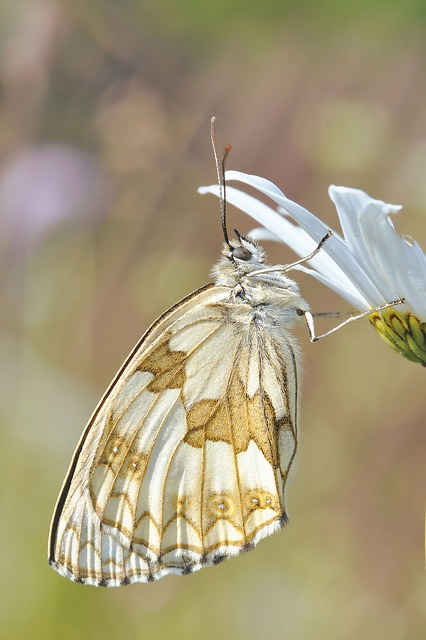
#> input picture images/Butterfly/e030b20928e90021d85a5854ee454296eb70e3c818b413449df6c87ca3ed_640.jpg, 426 x 640 px, found by its file name; its folder holds only this picture in this run
$ jupyter execute --allow-errors Untitled.ipynb   (shell and % lines are left out)
#> lines starting #> are read from the running program, lines starting #| are printed output that depends on the picture
[cell 1]
import numpy as np
import matplotlib.pyplot as plt
import matplotlib.image as mpimg
from PIL import Image, ImageOps, ImageEnhance
import tensorflow as tf
from tensorflow.keras.preprocessing.image import ImageDataGenerator
from tensorflow.keras import layers
import os

[cell 2]
image_class=os.listdir(r'images')

[cell 3]
b_imgpathlist=['images/butterfly/'+ file for file in os.listdir('images/'+image_class[0])]
c_imgpathlist=['images/cat/'+ file for file in os.listdir('images/'+image_class[1])]

[cell 4]
b_imglist=[Image.open(img_path) for img_path in b_imgpathlist]
#> b_imglist = 1 item
c_imglist=[Image.open(img_path) for img_path in c_imgpathlist]
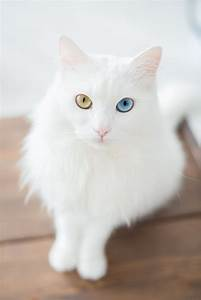
#> input picture images/Cat/43.jpeg, 201 x 300 px, found by its file name
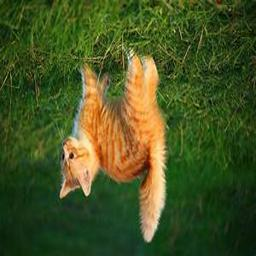
#> input picture images/Cat/augmented_image0.jpg, 256 x 256 px, found by its file name
#> c_imglist = 2 items

[cell 5]
b_reimglist=[image.resize((256,256)) for image in b_imglist]
#> b_reimglist = 1 item
c_reimglist=[image.resize((256,256)) for image in c_imglist]
#> c_reimglist = 2 items

[cell 6]
rows=3
columns=4

fig=plt.figure(figsize=(15, 15))
#> (the rest of this cell did not finish here and is left out)

[cell 7]
fig=plt.figure(figsize=(10, 10))
#> (the rest of this cell did not finish here and is left out)

[cell 8]
def flip_img(image):
    return ImageOps.flip(image)

[cell 9]
def mirror_img(image):
    return ImageOps.flip(image)

[cell 10]
def adjust_brightness(image, factor):
    enhancer=ImageEnhance.Brightness(image)
    img=enhancer.enhance(factor)
    return img

[cell 11]
def rotate_img(image, theta):
    return image.rotate(theta,Image.NEAREST)

[cell 12]
def zoom_image(image, ratio):
    (width,height)=image.size
    top=height/2-(height/ratio)/2
    bottom=height/2+(height/ratio)/2
    left=(width/2)-(width/ratio)/2
    right=(width/2)+(width/ratio)/2
    img_temp=image.crop((left,top,right,bottom))
    img=img_temp.resize((width,height))
    return img

[cell 13]
augmented_imglist=[]

[cell 14]
for i in range(2):
    image=flip_img(c_reimglist[i])
    augmented_imglist.append(image)
#> this loop made 2 passes
#> pass 1, `image=flip_img(c_reimglist[i])`:
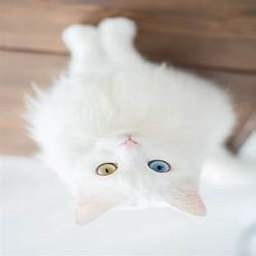
#> image: PIL image 256x256 RGB; mean R, G, B 200.6, 194.3, 189.3
#> pass 2, `image=flip_img(c_reimglist[i])`:
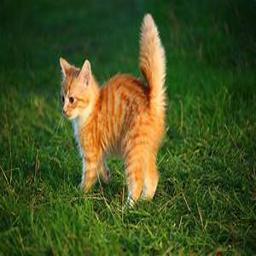
#> image: PIL image 256x256 RGB; mean R, G, B 69.6, 83.9, 34.9
#> after the loop, augmented_imglist = 2 items

#> (a cell that did not finish here is left out)

#> (a cell that did not finish here is left out)

#> (a cell that did not finish here is left out)

#> (a cell that did not finish here is left out)

[cell 19]
c_reimglist.extend(augmented_imglist)

[cell 20]
len(b_reimglist)
#> Out = 1

[cell 21]
i=0
for im in b_reimglist:
    im.save('images/augmented_dataset/Butterfly/'+str(i)+'.jpg')
    i+=1
#> this loop made 1 pass
#> i on pass 1: 1
#> pass 1, `im.save('images/augmented_dataset/Butterfly/'+str(i)+'.jpg')`:
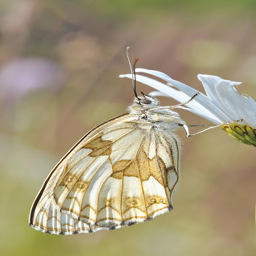
#> saved as 0.jpg: PIL image 256x256 RGB; mean R, G, B 165.2, 153.7, 122.3
#> after the loop, i = 1

[cell 22]
for im in c_reimglist:
    im.save('images/augmented_dataset/Cat/'+str(i)+'.jpg')
    i+=1
#> this loop made 4 passes
#> pass 1, `im.save('images/augmented_dataset/Cat/'+str(i)+'.jpg')`:
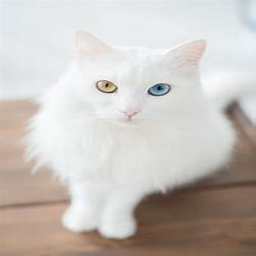
#> saved as 1.jpg: PIL image 256x256 RGB; mean R, G, B 200.6, 194.3, 189.3
#> after the loop, i = 5
